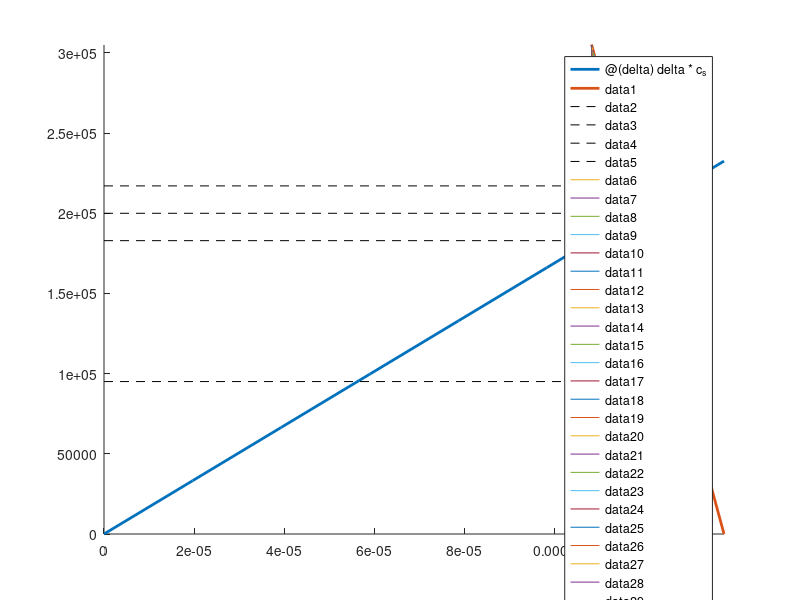

The MATLAB source for this figure:
%% hej
%KU2 grupp 7F
clear('all'); close; clc
P 			= 2.5e6; 		% Power to the system
v 			= 20; 			% [m/s] Wind speed
h_tower 	= 110; 			% [m] height of the tower
d_hole 		= 4; 			% [m] holepattern diameter
d_tower 	= d_hole+0.130;	% Tower outer diameter
t_flange 	= 0.15; 		% [m] flange thickness
w_flange 	= 0.19; 		% Flange width
my_WB 		= [0.10 0.40]; 	% (0.10-0.40) Friction between washer and bolt
my_thread 	= [0.07 0.35]; 	% (0.07-0.35) Frction in the thread
sigma_utm 	= 30e6; 		% [Pa] iff bolt >= M36
sigma_s		= 8e8*0.8		% [Pa] For 8.8 class screws
E 			= 206e9; 		% [Pa] Youngs modulus of steel
n_screws 	= 118;			% Number of swrews
F_0 		= 2e5;  		% [N] Pretension of the screw
delta_pl 	= 35e-6;		% Embedding distance

%index 1=M24 2=M30 3=M36 4=M42 5=M48 6=M56
%index 1=Pitch 2=out_dia 3=avg_dia 4=inner_dia 5=d_h 6=d_bw 7=dww
Bolt = 1e-3 * [
3   24 22.051 20.752 28 33.61 44;
3.5 30 27.727 26.211 35 45.75 56;
4   36 33.402 31.670 42 51.11 66;
4.5 42 39.077 37.129 48 59.95 78;
5   48 44.752 42.587 56 69.45 92;
5.5 56 52.428 50.046 66 78.66 105];
Bolt_c = 6;  %what bolt is choosen
B_dw = Bolt(Bolt_c, 7);
B_dh = Bolt(Bolt_c, 5);
A_sp = pi/16*(Bolt(Bolt_c,3) + Bolt(Bolt_c,4) - Bolt(Bolt_c,1)*sqrt(3)/12);


c_s = E * (pi*Bolt(Bolt_c, 2)^2 /4) / (2*t_flange);	% = E_s*A_s/L_k
% Maskinelement 2.15 - 2.17:
x = (2*t_flange*B_dw/w_flange^2)^(1/3);
A_ekv = pi/4*(B_dw^2-B_dh^2) + pi/8 *(w_flange-B_dw)*B_dw *((x+1)^2 - 1);
c_k = E*A_ekv/(2*t_flange);	% = E_k*A_k/L_k

F_0pl = F_0-delta_pl/(1/c_s+1/c_k);	% Embedding

%% Forces on the connection
F_wind = P/(v*0.75);
M_b = F_wind * h_tower;
alpha = 2*pi/n_screws;
F_N = sin([alpha:alpha:2*pi]);
F_N = F_N * M_b/(d_hole*sum(F_N(1:n_screws/2)));
F_s = F_0+c_s/(c_s+c_k).*F_N;
F_k = F_s - F_N;

% Stresses in the screws. F/(pi/4 * D^2)
sigma_max = max(F_s)/A_sp;
sigma_m = F_0/A_sp;
sigma_a = (max(F_s)-F_0)/A_sp;

% elongations
delta_0s = F_0/c_s;
delta_0 = delta_0s * (c_s+c_k)/c_k;
delta_s = F_s/c_s;

% F/delta plots
s = @(delta) delta*c_s;
k = @(delta) delta_0s*(c_s+c_k) - delta*c_k;

hold on
ylim([0 max(F_k)])
fplot(s,[0 delta_0], 'LineWidth', 2)
fplot(k,[0 delta_0], 'LineWidth', 2)
plot([0 delta_0s],[F_0 F_0],'--k')
plot([0 max(delta_s)],[max(F_s) max(F_s)],'--k')
plot([0 min(delta_s)],[min(F_s) min(F_s)],'--k')
plot([0 max(delta_s)],[min(F_k) min(F_k)],'--k')
for i = 1:n_screws
	plot([delta_s(i) delta_s(i)],[F_k(i) F_s(i)])%,'-k', 'LineWidth', 2)
end

if n_screws*B_dw > d_hole*pi
	fprintf(2,'not enough space for that many bolted joints!\n')
end
if sigma_a > sigma_utm
	fprintf(2, 'fatigue limit is passed!\n')
end
if sigma_max > sigma_s
	fprintf(2, 'plastic deformation in screws!\n')
end

M_tot = F_0*(0.16*Bolt(Bolt_c,1) + 0.58*my_thread*Bolt(Bolt_c,3)...
	+ my_WB*(Bolt(Bolt_c,6)+Bolt(Bolt_c,4))/4);
